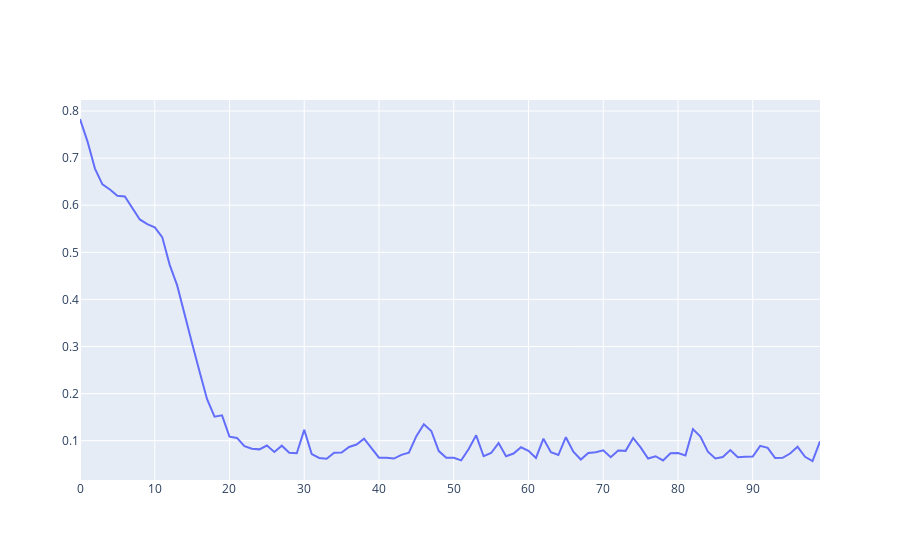
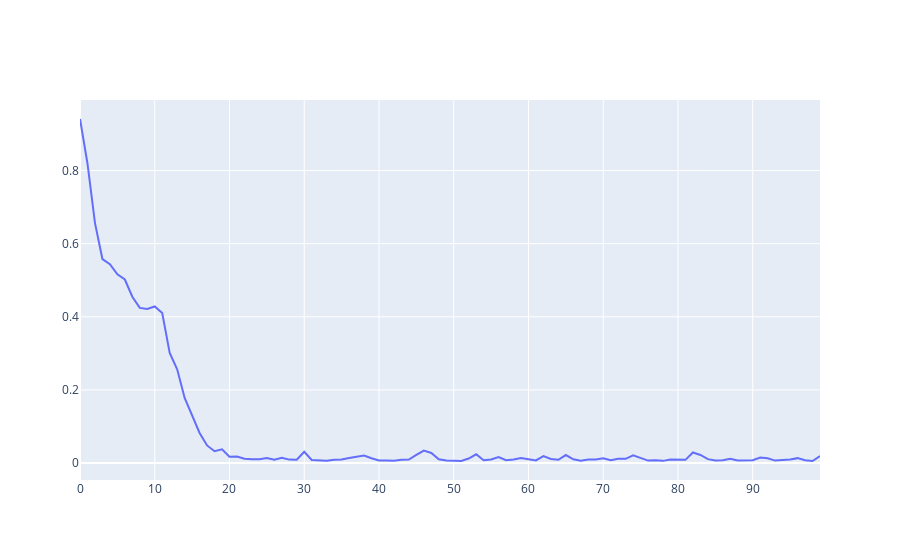

Notebook source saved alongside these figures, in order:
### Code cell
def draw_history(history):
    fig = go.Figure()
    fig.add_trace(go.Scatter(x=history.epoch, y=history.history["mae"], name="mae"))
    fig.show()

    fig = go.Figure()
    fig.add_trace(go.Scatter(x=history.epoch, y=history.history["loss"], name="loss"))
    fig.show()


draw_history(history)
